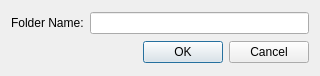
<?xml version="1.0" encoding="UTF-8"?>
<ui version="4.0">
 <class>AddFolder</class>
 <widget class="QDialog" name="AddFolder">
  <property name="geometry">
   <rect>
    <x>0</x>
    <y>0</y>
    <width>320</width>
    <height>76</height>
   </rect>
  </property>
  <property name="sizePolicy">
   <sizepolicy hsizetype="Fixed" vsizetype="Fixed">
    <horstretch>0</horstretch>
    <verstretch>0</verstretch>
   </sizepolicy>
  </property>
  <property name="windowTitle">
   <string>Dialog</string>
  </property>
  <layout class="QGridLayout" name="gridLayout">
   <item row="0" column="0">
    <layout class="QHBoxLayout" name="horizontalLayout">
     <item>
      <widget class="QLabel" name="lbl_folder_name">
       <property name="text">
        <string>Folder Name:</string>
       </property>
      </widget>
     </item>
     <item>
      <widget class="QLineEdit" name="edt_folder_name"/>
     </item>
    </layout>
   </item>
   <item row="1" column="0">
    <widget class="QDialogButtonBox" name="buttonBox">
     <property name="orientation">
      <enum>Qt::Orientation::Horizontal</enum>
     </property>
     <property name="standardButtons">
      <set>QDialogButtonBox::StandardButton::Cancel|QDialogButtonBox::StandardButton::Ok</set>
     </property>
    </widget>
   </item>
  </layout>
 </widget>
 <resources/>
 <connections>
  <connection>
   <sender>buttonBox</sender>
   <signal>accepted()</signal>
   <receiver>AddFolder</receiver>
   <slot>accept()</slot>
   <hints>
    <hint type="sourcelabel">
     <x>248</x>
     <y>254</y>
    </hint>
    <hint type="destinationlabel">
     <x>157</x>
     <y>274</y>
    </hint>
   </hints>
  </connection>
  <connection>
   <sender>buttonBox</sender>
   <signal>rejected()</signal>
   <receiver>AddFolder</receiver>
   <slot>reject()</slot>
   <hints>
    <hint type="sourcelabel">
     <x>316</x>
     <y>260</y>
    </hint>
    <hint type="destinationlabel">
     <x>286</x>
     <y>274</y>
    </hint>
   </hints>
  </connection>
 </connections>
</ui>
